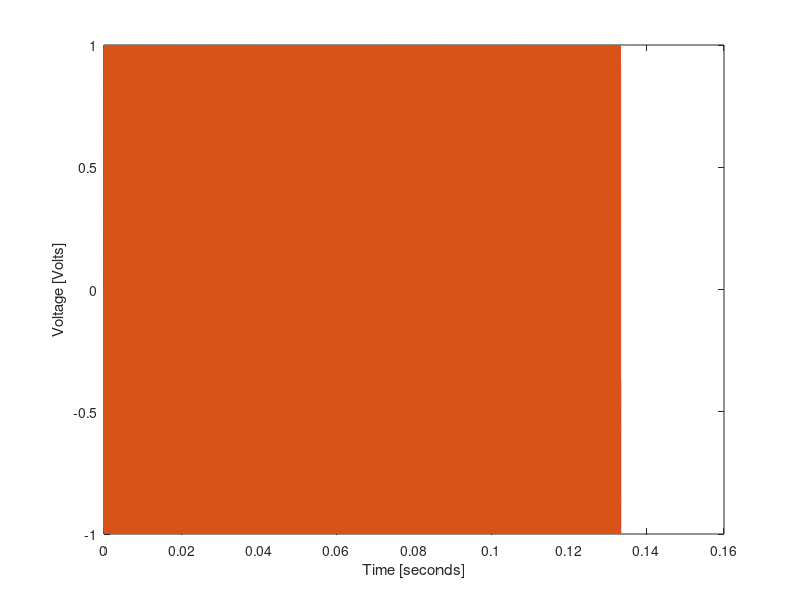
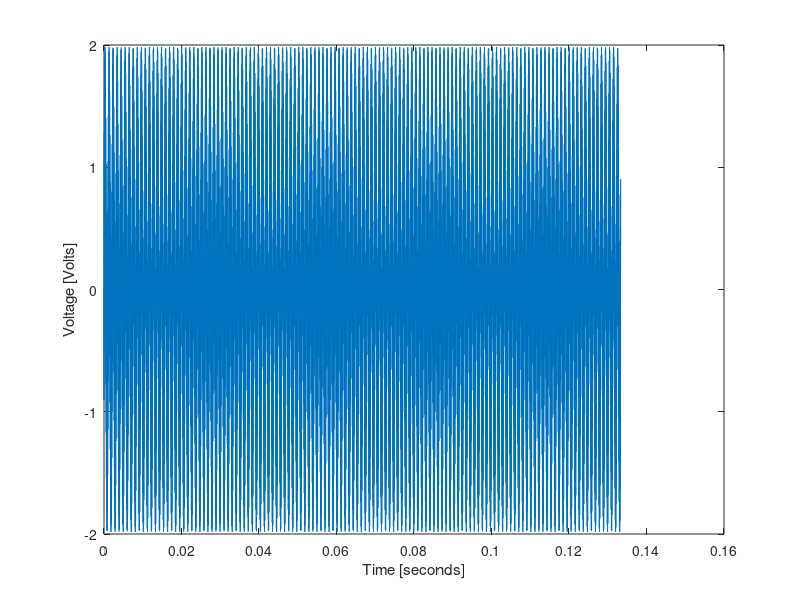
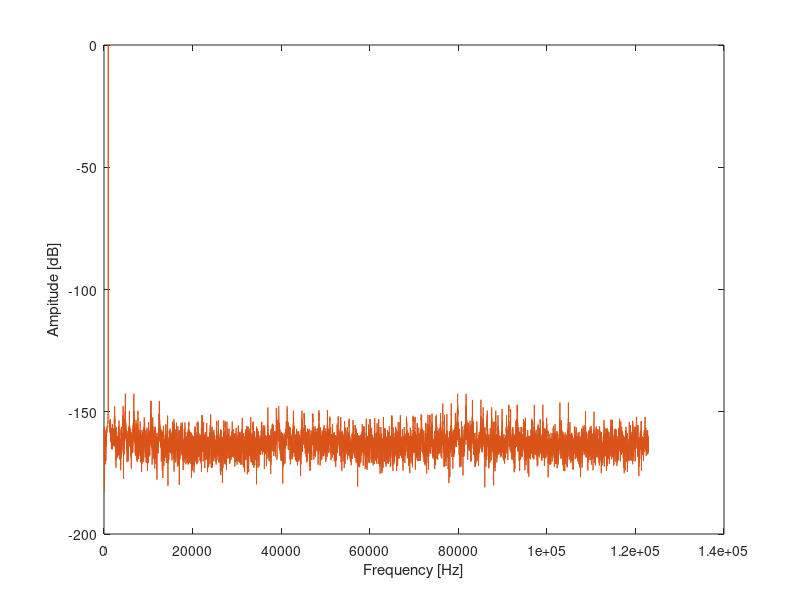
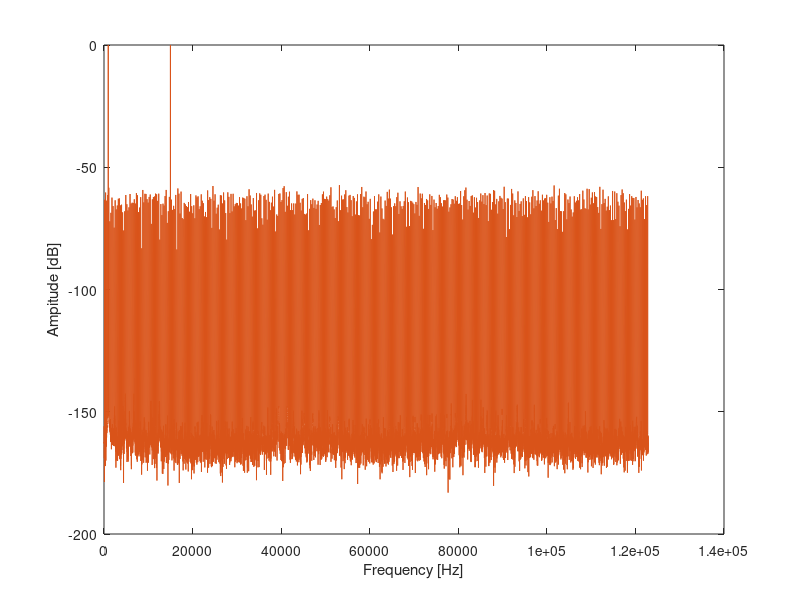

Recreate these plots in MATLAB, in order.
%Collect file data
dds_sim = csvread('dds_simulation_out.csv'); 
%Extract file data
x_sin_out = dds_sim(:,1);
x_cos_out = dds_sim(:,2);
t_out = dds_sim(:,3);
t_out = t_out* 1e-9; %convert to nano seconds

N = length(t_out)
sim_time = t_out(N);
Ts = t_out(2);
Fs = 1/Ts;

next_N2 = nextpow2(N);
N2 = 2^(next_N2 - 1)

t = t_out(1:N2);

AMPL_WIDTH = 16;
PHASE_WIDTH = 16;

FULL_SCALE = 2^(AMPL_WIDTH-1) - 1;

x_sin_out_floating = x_sin_out(1:N2)/FULL_SCALE;

figure(1); plot(t, x_sin_out_floating, t, x_cos_out(1:N2)/FULL_SCALE);
xlabel('Time [seconds]'); ylabel('Voltage [Volts]');

PHASE_INCREMENT = 2^8;

fundamental_frequency = Fs/(2^PHASE_WIDTH);

frequency = fundamental_frequency*PHASE_INCREMENT

x_sin_gold = 1e-32*randn(N2,1) + sin(2*pi*frequency*t);

x_error = x_sin_gold - x_sin_out_floating;
figure(2); plot(t, x_error);
xlabel('Time [seconds]'); ylabel('Voltage [Volts]');

%Spectral Analysis
X_sin_out = fft(x_sin_out_floating);
X_sin_out_Ampl = (1/N2).*(abs(X_sin_out(1:N2/2+1)));
X_sin_out_Ampl(2:N2/2) = 2*X_sin_out_Ampl(2:N2/2);
X_sin_out_Ampl_dB = 10*log10(X_sin_out_Ampl);

X_sin_gold = fft(x_sin_gold);
X_sin_gold_Ampl = (1/N2).*(abs(X_sin_gold(1:N2/2+1)));
X_sin_gold_Ampl(2:N2/2) = 2*X_sin_gold_Ampl(2:N2/2);
X_sin_gold_Ampl_dB = 10*log10(X_sin_gold_Ampl);

f = Fs*(0:1/N2:0.5);

figure(3); plot(f, X_sin_out_Ampl_dB, f, X_sin_gold_Ampl_dB);
xlabel('Frequency [Hz]'); ylabel('Ampitude [dB]');

X_error = fft(x_error);
X_error_Ampl = (1/N2).*(abs(X_error(1:N2/2+1)));
X_error_Ampl(2:N2/2) = 2*X_error_Ampl(2:N2/2);
X_error_Ampl_dB = 10*log10(X_error_Ampl);

figure(4); plot(f, X_sin_out_Ampl_dB, f, X_error_Ampl_dB);
xlabel('Frequency [Hz]'); ylabel('Ampitude [dB]');

%periodogram(x_sin_out(1:N2),rectwin(N2),N2,Fs);
